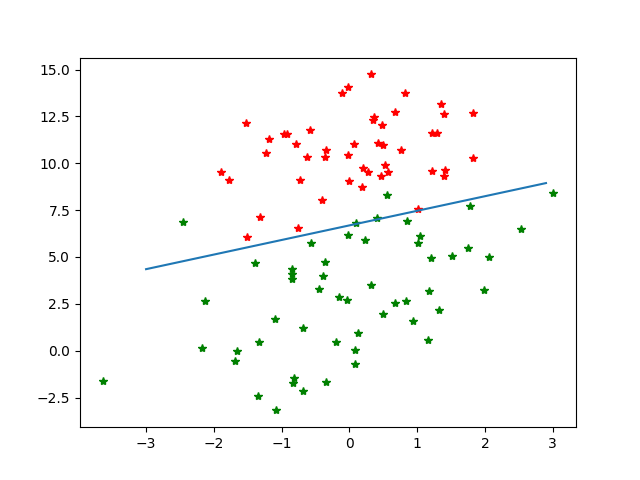

Recreate this plot in Python.
def loadDataSet():
    data , label = [], []
    file = open('testSet.txt')
    for line in file:
        line = line.split()
        # print(line)
        data.append([1.0, float(line[0]), float(line[1])])
        label.append(int(line[2]))
    return data, label

import math
import numpy as np

def sigmoid(x):
    return 1 / (1 + np.exp(-x))

# z = w0*x0 + w1*x1 + b
def grad(data, label):
    # np.mat() 将输入转成矩阵，如果输入是array，则不会复制，会共享内存
    # np.mat().transpose()矩阵的转置
    dataMatrix = np.mat(data)         # 转成矩阵 n*3
    labelMatrix = np.mat(label).transpose() # n*1
    m, n = dataMatrix.shape
    alpha = 0.001
    epoch = 500
    weight = np.ones((n,1))     # 3*1

    # 此处weight的更新
    for k in range(epoch):
        h = sigmoid(dataMatrix*weight)
        error = labelMatrix - h
        weight = weight + alpha * dataMatrix.transpose()*error
    return weight



import matplotlib.pyplot as plt

if __name__ == '__main__':
    data, lable  = loadDataSet()
    weight = grad(data, lable)
    # print(weight)
    # print(data, lable)
    data0, data1 = [], []
    for i, e in enumerate(lable):
        if e == 1:
            data1.append([data[i][1], data[i][2]])
        else:
            data0.append([data[i][1], data[i][2]])

    data0 = np.array(data0)
    data1 = np.array(data1)
    plt.plot(data0[:,0], data0[:,1],'*r')
    plt.plot(data1[:,0], data1[:,1], '*g')
    x = np.arange(-3, 3, 0.1)
    # 0 = w0*1 + w1*x1 + w2*x2
    # x2 = (-w0 - w1*x1) / w2
    y = (-weight[0] -weight[1]*x) / weight[2]
    plt.plot(x, y.transpose())
    plt.show()
